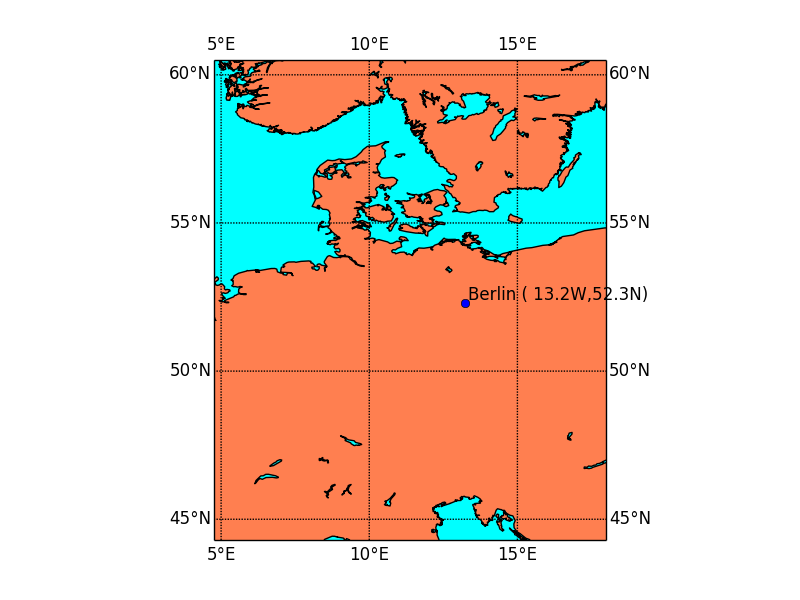

This chart was generated by the following Python code:
from mpl_toolkits.basemap import Basemap
import numpy as np
import matplotlib.pyplot as plt
m = Basemap(projection='cyl',resolution='i',  llcrnrlat=44.30,urcrnrlat=60.5,\
            llcrnrlon=4.750,urcrnrlon=18.00)
m.drawcoastlines()
m.fillcontinents(color='coral',lake_color='aqua')
# draw parallels and meridians.
m.drawparallels(np.arange(-90.,91.,5), labels=[True, True, True, False])
m.drawmeridians(np.arange(-180.,181.,5), labels=[True, False, True, True])
m.drawmapboundary(fill_color='aqua') 
#plt.title("Equidistant Cylindrical Projection")
#plt.show()
lon, lat = 13.2437, 52.3127 # Location of Berlin
# convert to map projection coords.
# Note that lon,lat can be scalars, lists or numpy arrays.
xpt,ypt = m(lon,lat)
# convert back to lat/lon
lonpt, latpt = m(xpt,ypt,inverse=True)
m.plot(xpt,ypt,'bo')  # plot a blue dot there
# put some text next to the dot, offset a little bit
# (the offset is in map projection coordinates)
plt.text(xpt+0.1,ypt+0.1,'Berlin (%5.1fW,%3.1fN)' % (lonpt,latpt))
plt.savefig('/home/s.von.hall/seminar/bspconvert.png')
